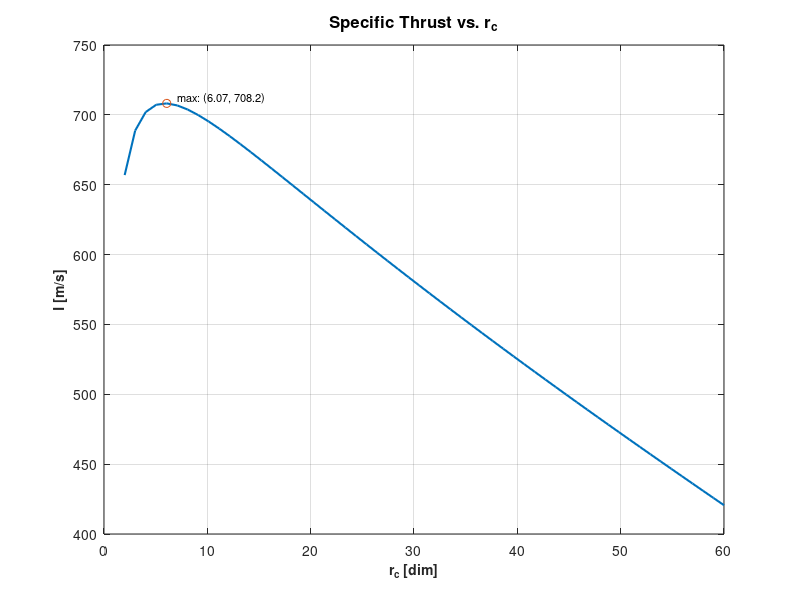
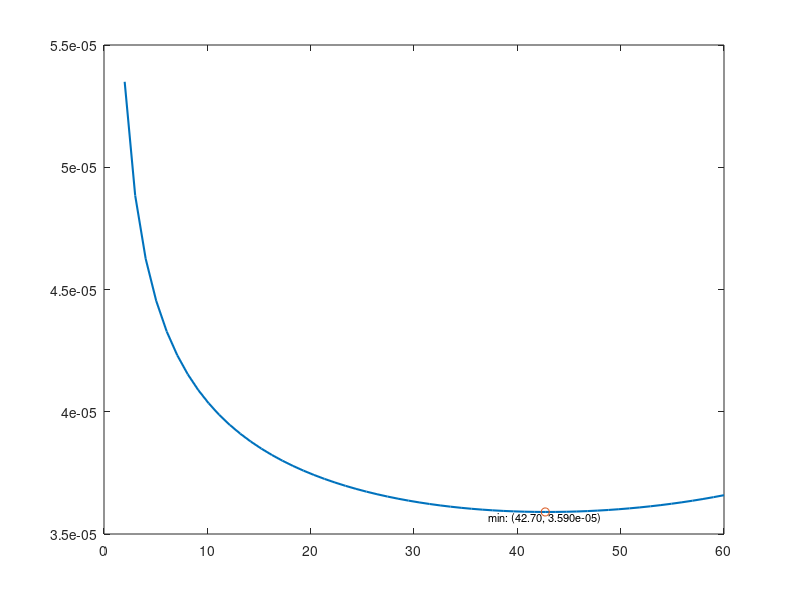

Source code (MATLAB) for these figures, in order: (Note: this script raises an error after producing the figures.)
%% EAS 4300 HW #7 Question 1
% Stephen Miller
%
% Created 3/28/22.
%
% A non-afterburning turbojet is being designed for operation at an
% altitude of 15 km and a Mach number of 1.8. The maximum stagnation
% temperature at the inlet of the turbine is 1500 K. The fuel is a jet fuel
% having a LHV of 43124 kJ/kg and fst is 0.06. The following efficiencies
% apply at this Mach number: eta_d = 0.9, eta_c = 0.9, eta_b = 0.98,
% rb = 0.97, eta_t = 0.92, eta_n = 0.98. Use a gamma value of 1.4 up to the
% burner, and a value of 1.3 for the rest of the engine. Assume R is
% 0.287 kJ/kgK throughout the engine. Plot the specific thrust, TSFC,
% eta_th, eta_p, and eta_o as a function of rc, the total pressure ratio
% across the compressor. Is there an optimum rc that minimizes TSFC? Is
% there an optimum rc that maximizes specific thrust? Consider a range of
% rc from 2 to 60. Assume the exhaust is ideally expanded. Also plot the
% nozzle area ratio as a function of rc.

clc; clear; close all;

%% Given Parameters
M        = 1.8;                         % Mach number
T04_max  = 1500;                        % Maximum turbine inlet temperature [K]
delta_h_c= 43124;                       % Fuel lower heating value [kJ/kg]
f_st     = 0.06;                        % Stoichiometric fuel-to-air ratio
eta_d    = 0.9;                         % Diffuser efficiency
eta_c    = 0.9;                         % Compressor efficiency
eta_b    = 0.98;                        % Burner efficiency
eta_t    = 0.92;                        % Turbine efficiency
eta_n    = 0.98;                        % Nozzle efficiency
rb       = 0.97;                        % Burner pressure ratio (P04/P03)
k        = [1.4 1.3];                   % Specific heat ratios (before/after burner)
R        = 0.287;                       % Gas constant [kJ/kg·K]
Ta       = 216.65;                      % Ambient temperature at 15 km [K]
Pa       = 1.2112e4;                    % Ambient pressure at 15 km [Pa]
delta    = 58;                          % Number of data points for rc
rc       = linspace(2, 60, delta)';     % Compressor pressure ratio range

%% Preallocate Variables
n        = length(rc);
T03s     = zeros(n, 1);
T03      = zeros(n, 1);
W        = zeros(n, 1);
f_b      = zeros(n, 1);
T04      = zeros(n, 1);
P04      = zeros(n, 1);
T05      = zeros(n, 1);
T05s     = zeros(n, 1);
P05      = zeros(n, 1);
T7s      = zeros(n, 1);
T7       = zeros(n, 1);
Me       = zeros(n, 1);
Ue       = zeros(n, 1);
I        = zeros(n, 1);
TSFC     = zeros(n, 1);
eta_th   = zeros(n, 1);
eta_p    = zeros(n, 1);
eta_0    = zeros(n, 1);
Ratio    = zeros(n, 1);

%% Inlet and Diffuser
% Stagnation temperature and flight velocity:
%
% $$T_{0a} = T_a\left(1 + \frac{\gamma_1 - 1}{2}M^2\right), \qquad u = M\sqrt{\gamma_1 R T_a}$$
%
% The diffuser is adiabatic, so $T_{02} = T_{0a}$. Its efficiency sets the
% pressure recovery:
%
% $$T_{02s} = T_a + \eta_d\,(T_{0a} - T_a), \qquad P_{02} = P_a\left(\frac{T_{02s}}{T_a}\right)^{\gamma_1/(\gamma_1 - 1)}$$
%
% Specific heats: $c_{p1} = \frac{\gamma_1}{\gamma_1 - 1}R$ for air ($\gamma_1 = 1.4$)
% and $c_{p2} = \frac{\gamma_2}{\gamma_2 - 1}R$ for burned gas ($\gamma_2 = 1.3$).
T0a      = Ta * (1 + ((k(1) - 1)/2) * M^2);                    % T0a = T02
u        = M * sqrt(R * 1000 * k(1) * Ta);                     % Flight velocity [m/s]
T02s     = eta_d * (T0a - Ta) + Ta;                            % Isentropic-equivalent T02
P02      = Pa * (T02s / Ta)^(k(1) / (k(1) - 1));                % Diffuser exit pressure

% Specific heats [kJ/kg·K]: air (k = 1.4) and burned gas (k = 1.3)
Cp = (k ./ (k - 1)) * R;

%% Turbojet Cycle for Each rc
% *Compressor* (efficiency $\eta_c$):
%
% $$T_{03s} = T_{02}\,r_c^{(\gamma_1-1)/\gamma_1}, \qquad T_{03} = T_{02} + \frac{T_{03s} - T_{02}}{\eta_c}, \qquad w_c = c_{p1}(T_{03} - T_{02})$$
%
% *Main burner* energy balance, with the stoichiometric limit $f_b \le f_{st}$:
%
% $$c_{p1}T_{03} + f_b\,\eta_b\,\Delta h_c = (1 + f_b)\,c_{p2}T_{04} \quad\Rightarrow\quad f_b = \frac{c_{p2}T_{04} - c_{p1}T_{03}}{\eta_b\,\Delta h_c - c_{p2}T_{04}}, \qquad P_{04} = r_b\,r_c\,P_{02}$$
%
% If $f_b$ would exceed $f_{st}$, the burner runs at $f_{st}$ and $T_{04}$ is
% solved from the same balance.
%
% *Turbine* work drives the compressor (efficiency $\eta_t$):
%
% $$(1 + f_b)\,c_{p2}(T_{04} - T_{05}) = w_c, \qquad T_{05s} = T_{04} - \frac{T_{04} - T_{05}}{\eta_t}$$
%
% $$P_{05} = P_{04}\left(\frac{T_{05s}}{T_{04}}\right)^{\gamma_2/(\gamma_2-1)}$$
%
% *Nozzle* expands ideally to $P_a$ (efficiency $\eta_n$), with
% $(T_0, P_0) = (T_{05}, P_{05})$ and $T_e = T_7$:
%
% $$T_{es} = T_0\left(\frac{P_a}{P_0}\right)^{(\gamma_2-1)/\gamma_2}, \qquad T_e = T_0 - \eta_n(T_0 - T_{es})$$
%
% $$M_e = \sqrt{\frac{2}{\gamma_2 - 1}\left(\frac{T_0}{T_e} - 1\right)}, \qquad u_e = M_e\sqrt{\gamma_2 R T_e}$$
%
% $$\frac{A_e}{A^*} = \frac{1}{M_e}\left[\frac{2}{\gamma_2+1}\left(1 + \frac{\gamma_2-1}{2}M_e^2\right)\right]^{\frac{\gamma_2+1}{2(\gamma_2-1)}}$$
%
% *Performance*, with $f = f_b$:
%
% $$I = (1 + f)\,u_e - u, \qquad \mathrm{TSFC} = \frac{f}{I}$$
%
% $$\eta_{th} = \frac{(1 + f)\,u_e^2 - u^2}{2 f\,\Delta h_c}, \qquad \eta_p = \frac{I\,u}{\frac{1}{2}\left[(1 + f)\,u_e^2 - u^2\right]}, \qquad \eta_0 = \eta_{th}\,\eta_p$$
for j = 1:n
    % Compressor
    T03s(j) = T0a * rc(j)^((k(1) - 1) / k(1));          % Ideal compressor exit temperature
    T03(j)  = ((T03s(j) - T0a) / eta_c) + T0a;          % Actual compressor exit temperature
    W(j)    = Cp(1) * (T03(j) - T0a);                   % Compressor work [kJ/kg]

    % Burner energy balance: Cp(1)*T03 + f*eta_b*dhc = (1 + f)*Cp(2)*T04
    f_b(j)  = (Cp(2) * T04_max - Cp(1) * T03(j)) / (eta_b * delta_h_c - Cp(2) * T04_max);
    T04(j)  = T04_max;
    if f_b(j) > f_st
        % Stoichiometric limit: burn at f_st and find the lower T04
        f_b(j) = f_st;
        T04(j) = (Cp(1) * T03(j) + f_st * eta_b * delta_h_c) / ((1 + f_st) * Cp(2));
    end
    P04(j)  = rb * rc(j) * P02;

    % Turbine drives the compressor (T05 = T06 = T07)
    T05(j)  = T04(j) - (W(j) / (Cp(2) * (1 + f_b(j))));
    T05s(j) = ((T05(j) - T04(j)) / eta_t) + T04(j);
    P05(j)  = P04(j) * (T05s(j) / T04(j))^(k(2) / (k(2) - 1)); % P05 = P06

    % Nozzle: ideal expansion to Pa
    T7s(j)  = T05(j) / (P05(j) / Pa)^((k(2) - 1) / k(2));
    T7(j)   = eta_n * (T7s(j) - T05(j)) + T05(j);
    Me(j)   = sqrt(((T05(j) / T7(j)) - 1) / ((k(2) - 1) / 2));
    Ue(j)   = Me(j) * sqrt(k(2) * R * 1000 * T7(j));    % Exhaust velocity [m/s]

    % Performance
    I(j)      = (1 + f_b(j)) * Ue(j) - u;               % Specific thrust [m/s]
    TSFC(j)   = f_b(j) / I(j);                          % Thrust-specific fuel consumption [s/m]
    eta_p(j)  = (I(j) * u) / ((1 + f_b(j)) * (Ue(j)^2) / 2 - (u^2) / 2);
    eta_th(j) = ((1 + f_b(j)) * Ue(j)^2 - u^2) / (2 * f_b(j) * delta_h_c * 1000);
    eta_0(j)  = eta_th(j) * eta_p(j);                   % Overall efficiency
    Ratio(j)  = (1 / Me(j)) * ((2 / (k(2) + 1)) * (1 + ((k(2) - 1) / 2) * Me(j)^2))^((k(2) + 1) / (2 * (k(2) - 1)));
end

%% Optimum rc
[I_max, iI]      = max(I);
[TSFC_min, iT]   = min(TSFC);
fprintf('Maximum specific thrust: I = %.1f m/s at rc = %.2f\n', I_max, rc(iI));
fprintf('Minimum TSFC: %.4e s/m at rc = %.2f\n', TSFC_min, rc(iT));

%% Figure 1: Specific Thrust vs. rc
figure('Position', [100, 100, 600, 400]);
plot(rc, I, 'LineWidth', 1.5);
hold on;
plot(rc(iI), I_max, 'o', 'MarkerSize', 6);
text(rc(iI) + 1, I_max, sprintf('max: (%.2f, %.1f)', rc(iI), I_max), 'FontSize', 8, 'VerticalAlignment', 'bottom');
hold off;
xlabel('r_c [dim]', 'FontWeight', 'bold', 'FontSize', 10);
ylabel('I [m/s]', 'FontWeight', 'bold', 'FontSize', 10);
title('Specific Thrust vs. r_c', 'FontSize', 12);
grid on;

%% Figure 2: TSFC vs. rc
figure('Position', [150, 150, 600, 400]);
plot(rc, TSFC, 'LineWidth', 1.5);
hold on;
plot(rc(iT), TSFC_min, 'o', 'MarkerSize', 6);
text(rc(iT), TSFC_min, sprintf('min: (%.2f, %.3e)', rc(iT), TSFC_min), 'FontSize', 8, ...
    'VerticalAlignment', 'top', 'HorizontalAlignment', 'center');
hold off;
ax = gca;
ax.YAxis.Exponent = 0;
xlabel('r_c [dim]', 'FontWeight', 'bold', 'FontSize', 10);
ylabel('TSFC [s/m]', 'FontWeight', 'bold', 'FontSize', 10);
title('TSFC vs. r_c', 'FontSize', 12);
grid on;

%% Figure 3: Efficiencies vs. rc
figure('Position', [200, 200, 600, 400]);
plot(rc, eta_th, 'LineWidth', 1.5, 'DisplayName', '\eta_{th}');
hold on;
plot(rc, eta_0, 'LineWidth', 1.5, 'DisplayName', '\eta_{o}');
plot(rc, eta_p, 'LineWidth', 1.5, 'Color', 'k', 'DisplayName', '\eta_p');
hold off;
legend('Location', 'southeast', 'FontSize', 9);
xlabel('r_c [dim]', 'FontWeight', 'bold', 'FontSize', 10);
ylabel('Efficiency', 'FontWeight', 'bold', 'FontSize', 10);
title('Efficiencies vs. r_c', 'FontSize', 12);
grid on;

%% Figure 4: Nozzle Area Ratio vs. rc
figure('Position', [250, 250, 600, 400]);
plot(rc, Ratio, 'LineWidth', 1.5);
ylim([0.9 * min(Ratio), 1.1 * max(Ratio)]);
xlabel('r_c [dim]', 'FontWeight', 'bold', 'FontSize', 10);
ylabel('Area Ratio', 'FontWeight', 'bold', 'FontSize', 10);
title('Nozzle Area Ratio vs. r_c', 'FontSize', 12);
grid on;

%% Save Data to CSV
data = table(rc, f_b, T03, T04, T05, P04, P05, T7, Me, Ue, W, I, TSFC, eta_th, eta_p, eta_0, Ratio, ...
    'VariableNames', {'rc', 'f_b', 'T03', 'T04', 'T05', 'P04', 'P05', 'T7', 'Me', 'Ue', 'W', ...
    'I', 'TSFC', 'eta_th', 'eta_p', 'eta_0', 'AreaRatio'});
writetable(data, 'HW7_Q1_Data.csv');
disp('Results saved to HW7_Q1_Data.csv');
